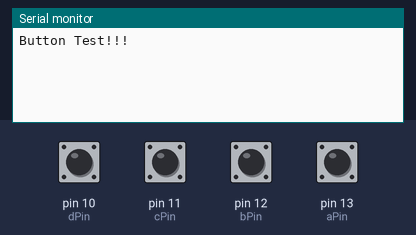
A sketch run on a simulated Arduino Uno, built with avr-gcc and run on an emulated ATmega328P. On the bench: the last lines printed to the serial monitor. The inputs (shaded band) are chosen by the test bench; at power-on: pin 10 (dPin), pin 11 (cPin), pin 12 (bPin), pin 13 (aPin) HIGH.

Above: at 1.2 s.
1.3 s: pin 10 (dPin) pulled LOW for 0.15 s
At 2.3 s:
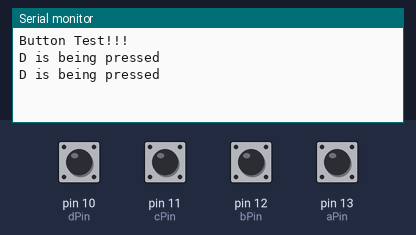
2.9 s: pin 11 (cPin) pulled LOW for 0.15 s
At 3.5 s:
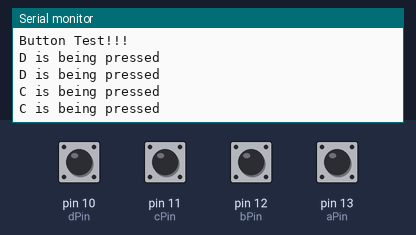
4.5 s: pin 12 (bPin) pulled LOW for 0.15 s
At 5.8 s:
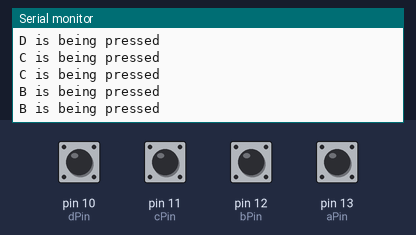
6.1 s: pin 13 (aPin) pulled LOW for 0.15 s
At 7.2 s:
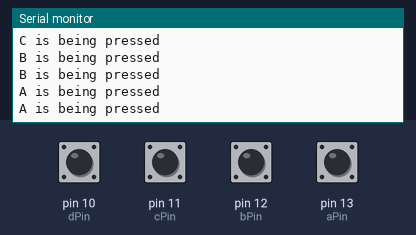

Measured:
- after the input at 1.3 s, the serial monitor: prints a new line at once (image 1)
- after the input at 2.9 s, the serial monitor: prints a new line at once (image 2)
- after the input at 4.5 s, the serial monitor: prints a new line at once (image 3)
- after the input at 6.1 s, the serial monitor: prints a new line at once (image 4)

The sketch:

button_test.ino
```cpp
/*
 Arduino pin 6 -> CLK (Green on the 6-pin cable)
 5 -> LAT (Blue)
 7 -> SER on the IN side (Yellow)
 5V -> 5V (Orange)
 Power Arduino with 12V and connect to Vin -> 12V (Red)
 GND -> GND (Black)
 There are two connectors on the Large Digit Driver. 'IN' is the input side that should be connected to
 your microcontroller (the Arduino). 'OUT' is the output side that should be connected to the 'IN' of addtional
 digits.
 Each display will use about 150mA with all segments and decimal point on.
*/

#include <EEPROM.h>

//GPIO declarations
//-=-=-=-=-=-=-=-=-=-=-=-=-=-=-=-=-=-=-=-=-=-=-=-=
byte segmentClock = 6;
byte segmentLatch = 5;
byte segmentData = 7;

//Remote receiver
byte aPin = 13;
byte bPin = 12;
byte cPin = 11;
byte dPin = 10;

//Buzzer
byte buzzer = 8;

//Reset button
byte resetButton = 9;
//-=-=-=-=-=-=-=-=-=-=-=-=-=-=-=-=-=-=-=-=-=-=-=-=


const int eeAddress = 0;

void setup()
{
  Serial.begin(9600);
  Serial.println("Button Test!!!");

  //remote receiver
  pinMode(aPin, INPUT_PULLUP);
  pinMode(bPin, INPUT_PULLUP);
  pinMode(cPin, INPUT_PULLUP);
  pinMode(dPin, INPUT_PULLUP);

}


void loop()
{
  //handle buttons
  if (digitalRead(aPin) == LOW)
  {
    Serial.println("A is being pressed");
  }
  if (digitalRead(bPin) == LOW)
  {
    Serial.println("B is being pressed");
  }
  if (digitalRead(cPin) == LOW)
  {
    Serial.println("C is being pressed");
  }
  if (digitalRead(dPin) == LOW)
  {
    Serial.println("D is being pressed");
  }

  delay(100);

}
```
